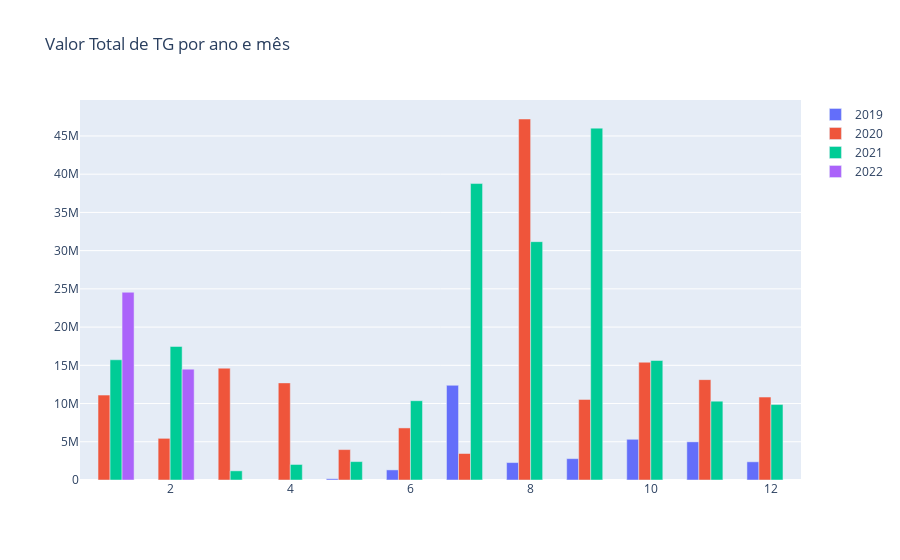

Notebook code for this chart:
### Markdown cell above
# Total de apreensões por mês

### Code cell
g.FigTotalTGPorAnoMes()

### Figure 1 — Plotly figure (JSON) as saved in the notebook; plotly's stock layout.template omitted (floating-point values rounded to 4 significant figures)
{"data": [{"name": "2019", "type": "bar", "x": [5, 6, 7, 8, 9, 10, 11, 12], "y": [163311, 1321000.0, 12390000.0, 2279715, 2792420, 5324000.0, 4996709, 2381000.0]}, {"name": "2020", "type": "bar", "x": [1, 2, 3, 4, 5, 6, 7, 8, 9, 10, 11, 12], "y": [11100000.0, 5449000.0, 14630000.0, 12700000.0, 3977000.0, 6810000.0, 3464000.0, 47220000.0, 10540000.0, 15400000.0, 13130000.0, 10850000.0]}, {"name": "2021", "type": "bar", "x": [1, 2, 3, 4, 5, 6, 7, 8, 9, 10, 11, 12], "y": [15720000.0, 17460000.0, 1198725, 2030000.0, 2407000.0, 10370000.0, 38772924, 31170000.0, 46020000.0, 15630005, 10316373, 9867645]}, {"name": "2022", "type": "bar", "x": [1, 2], "y": [24555847, 14500367]}], "layout": {"title": {"text": "Valor Total de TG por ano e mês"}}}
